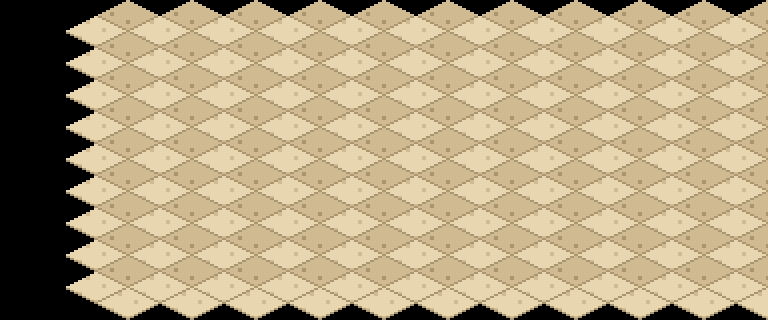

A level layout from a 2D game, rendered from its tile map. Below: a short description, then the map file with its tile-grid data intact:
An orthogonal 12x10 tile map with 64x32 px tiles, 1 tile layer (suelo).

<map version="1.10" orientation="orthogonal" renderorder="right-down" width="12" height="10" tilewidth="64" tileheight="32" infinite="0" nextlayerid="2" nextobjectid="1">
 <tileset firstgid="1" name="terreno_mundo" tilewidth="128" tileheight="64" tilecount="203" columns="8">
  <image source="../textures/../textures/terreno_mundo.png" width="1024" height="1664" />
 </tileset>
 <layer id="1" name="suelo" width="12" height="10">
  <data encoding="csv">
0,0,0,0,0,0,0,0,0,0,0,0,
0,162,162,162,162,162,162,162,162,162,162,162,
0,162,162,162,162,162,162,162,162,162,162,162,
0,162,162,162,162,162,162,162,162,162,162,162,
0,162,162,162,162,162,162,162,162,162,162,162,
0,162,162,162,162,162,162,162,162,162,162,162,
0,162,162,162,162,162,162,162,162,162,162,162,
0,162,162,162,162,162,162,162,162,162,162,162,
0,162,162,162,162,162,162,162,162,162,162,162,
0,162,162,162,162,162,162,162,162,162,162,162
</data>
 </layer>
</map>
